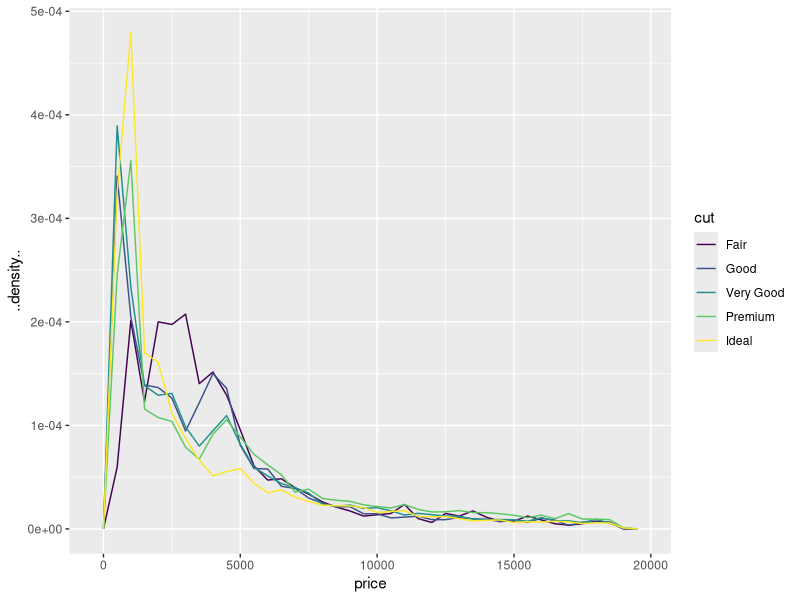
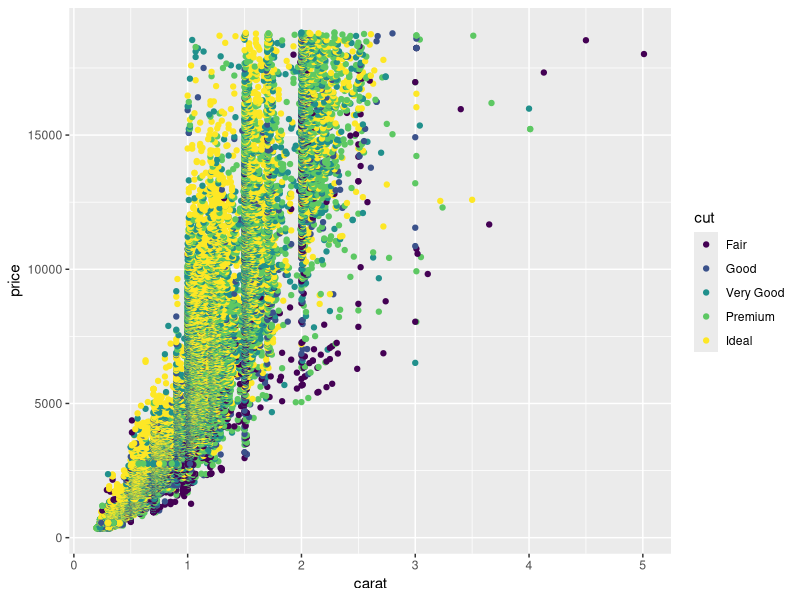
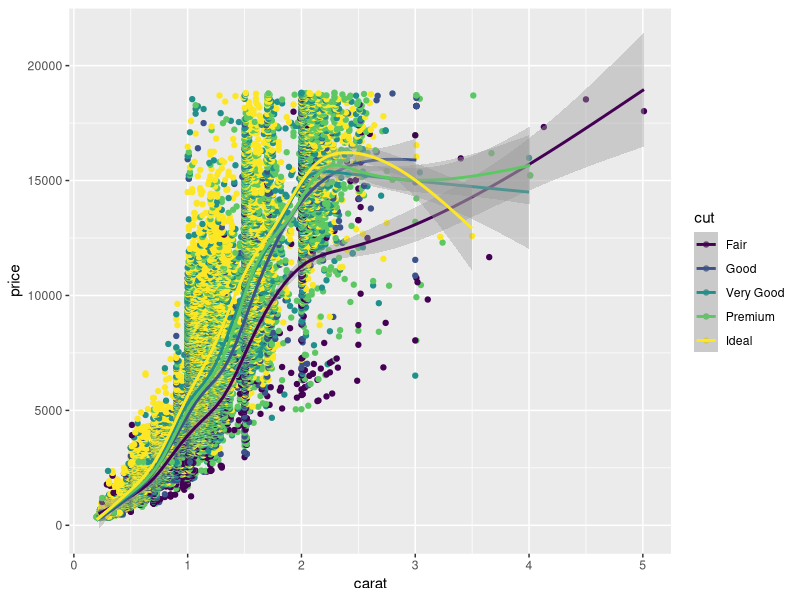
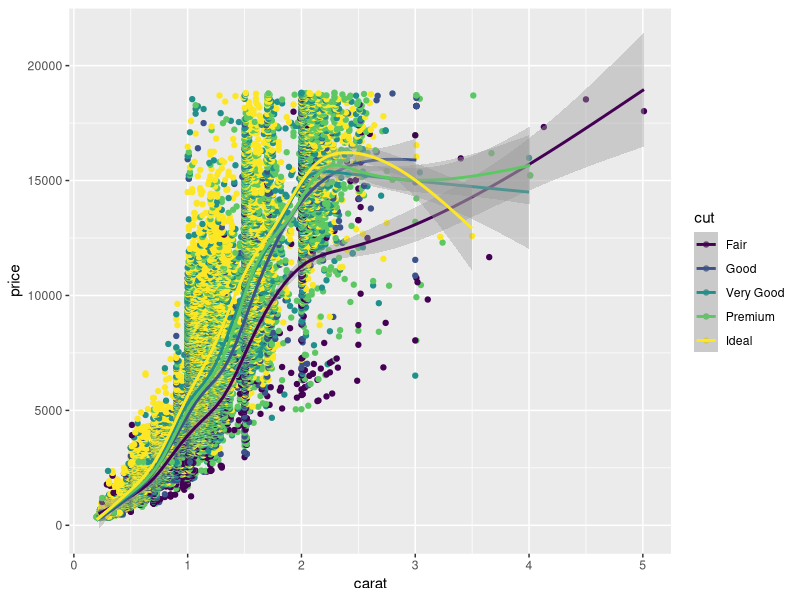
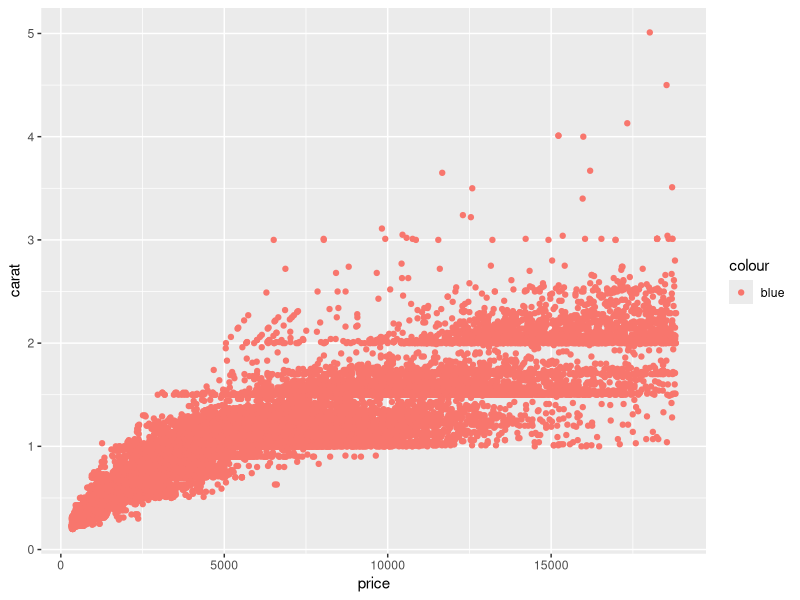
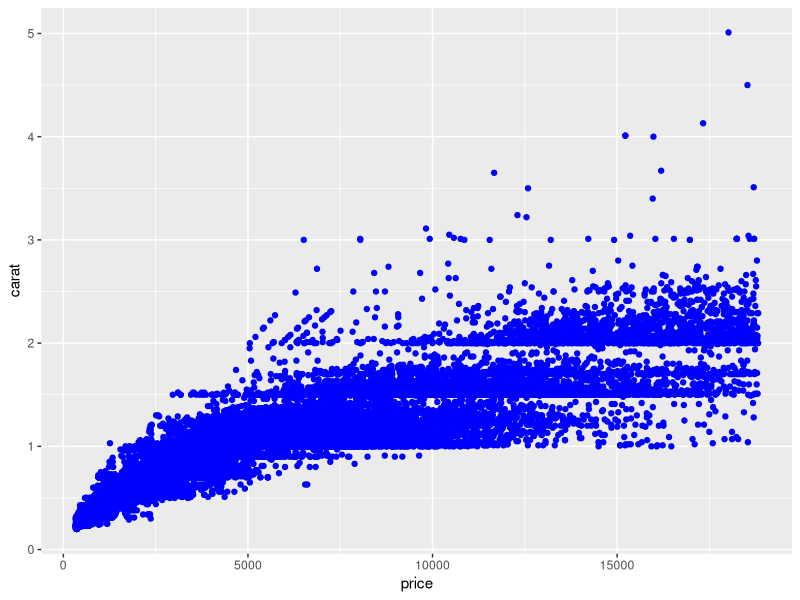
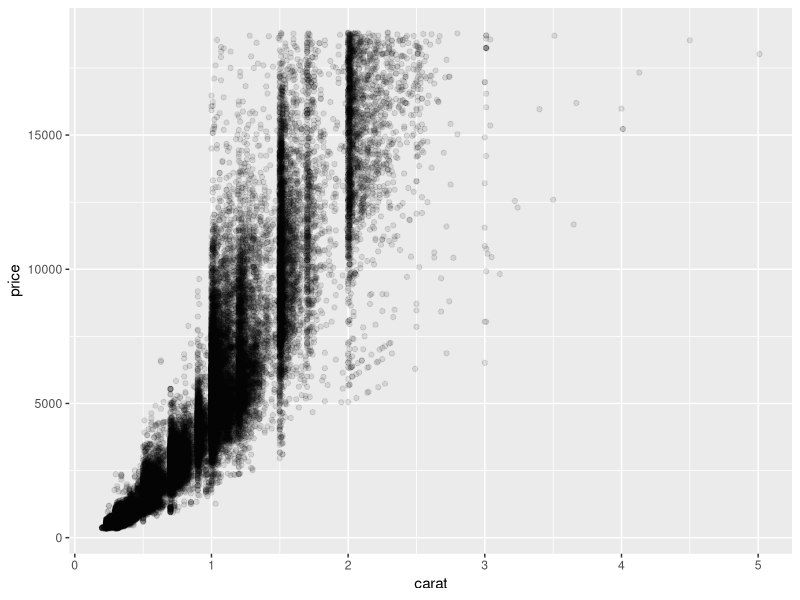
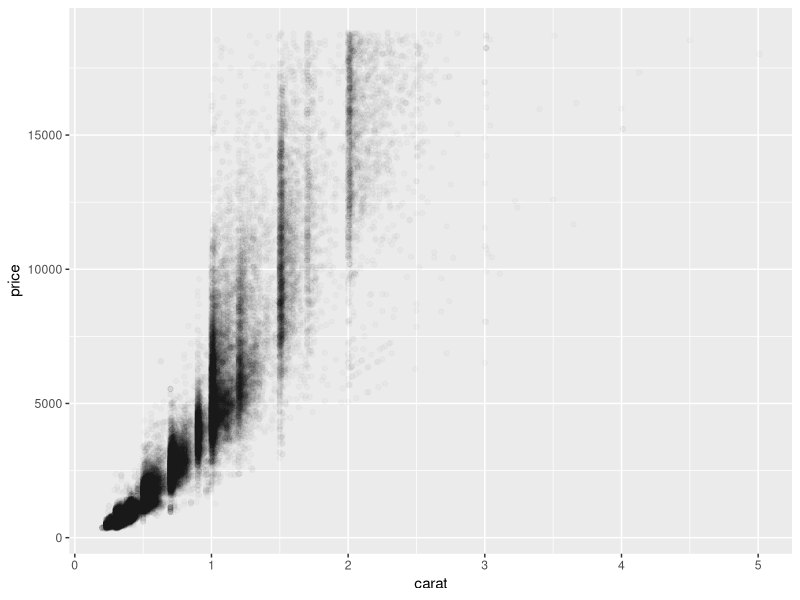

R code for these plots, in order:
#' ---
#' title: "Lecture 3 for Hadley Wickham's STAT 405 at Rice U. \t Scatterplots for Big 
#' Data, Subsetting"
#' author: "Mark Blackmore"
#' date: "`r format(Sys.Date())`"
#' output: github_document
#' ---

library(ggplot2)
library(plyr)
summary(diamonds)

## Why are poorer cuts more expensive
qplot(price, ..density.., data = diamonds, binwidth = 500,
      geom = "freqpoly", colour = cut)

## What variable is most important for price
qplot(carat, price, data= diamonds, color = cut)

### Two ways to add a smoothed cinditional mean
qplot(carat, price, data= diamonds, color = cut, geom = c("point", "smooth"))
qplot(carat, price, data= diamonds, color = cut) + geom_smooth()

### To set aesthetics to a particular value, you need to wrap that value in I()
qplot(price, carat, data = diamonds, colour = "blue")
qplot(price, carat, data = diamonds, colour = I("blue"))

### Practical application: varying alpha
qplot(carat, price, data = diamonds, alpha = I(1/10))
qplot(carat, price, data = diamonds, alpha = I(1/50))
qplot(carat, price, data = diamonds, alpha = I(1/100))
qplot(carat, price, data = diamonds, alpha = I(1/250))

qplot(table, price, data = diamonds)
qplot(table, price, data = diamonds,
      geom = "boxplot")

### Need to specify grouping variable: what determines which observations go into each boxplot
qplot(table, price, data = diamonds,
      geom = "boxplot", group = round_any(table, 1))
qplot(table, price, data = diamonds,
      geom = "boxplot", group = round_any(table, 1)) + xlim(50, 70)

## Subsetting
x <- sample(1:10)
y <- setNames(x, letters[1:10])

### Subsetting: How
x[1:4]
x[x == 5]
y[order(y)]
x[]
x[-1]
y["a"]
x[x]
x[x > 2 & x < 9]
x[sample(10)]
x[order(x)]
x[-(1:5)]
x["a"]
y[letters[10:1]]
x[x < 2 | x >= 8]
# x[-1:5]
x[0]

### Everything
str(diamonds[, ])
### Positive integers & nothing
diamonds[1:6, ] # same as head(diamonds)
diamonds[, 1:4] # watch out!
### Two positive integers in rows & columns
diamonds[1:10, 1:4]
### Repeating input repeats output
diamonds[c(1,1,1,2,2), 1:4]
### Negative integers drop values
diamonds[-(1:53900), -1]

### Using logicals
x_big <- diamonds$x > 10
head(x_big)
sum(x_big)
mean(x_big)
table(x_big)
diamonds$x[x_big]
diamonds[x_big, ]
small <- diamonds[diamonds$carat < 1, ]
lowqual <- diamonds[diamonds$clarity %in% c("I1", "SI2", "SI1"), ]
small <- diamonds$carat < 1 &
  diamonds$price > 500

### Exercise
logical_answer <- diamonds$x == diamonds$y & diamonds$depth > 55 & 
  diamonds$depth < 70 & diamonds$carat < mean(diamonds$carat) & 
  diamonds$cut %in% c("Good", "Very Good", "Premium", "Ideal")
diamonds[logical_answer,]
